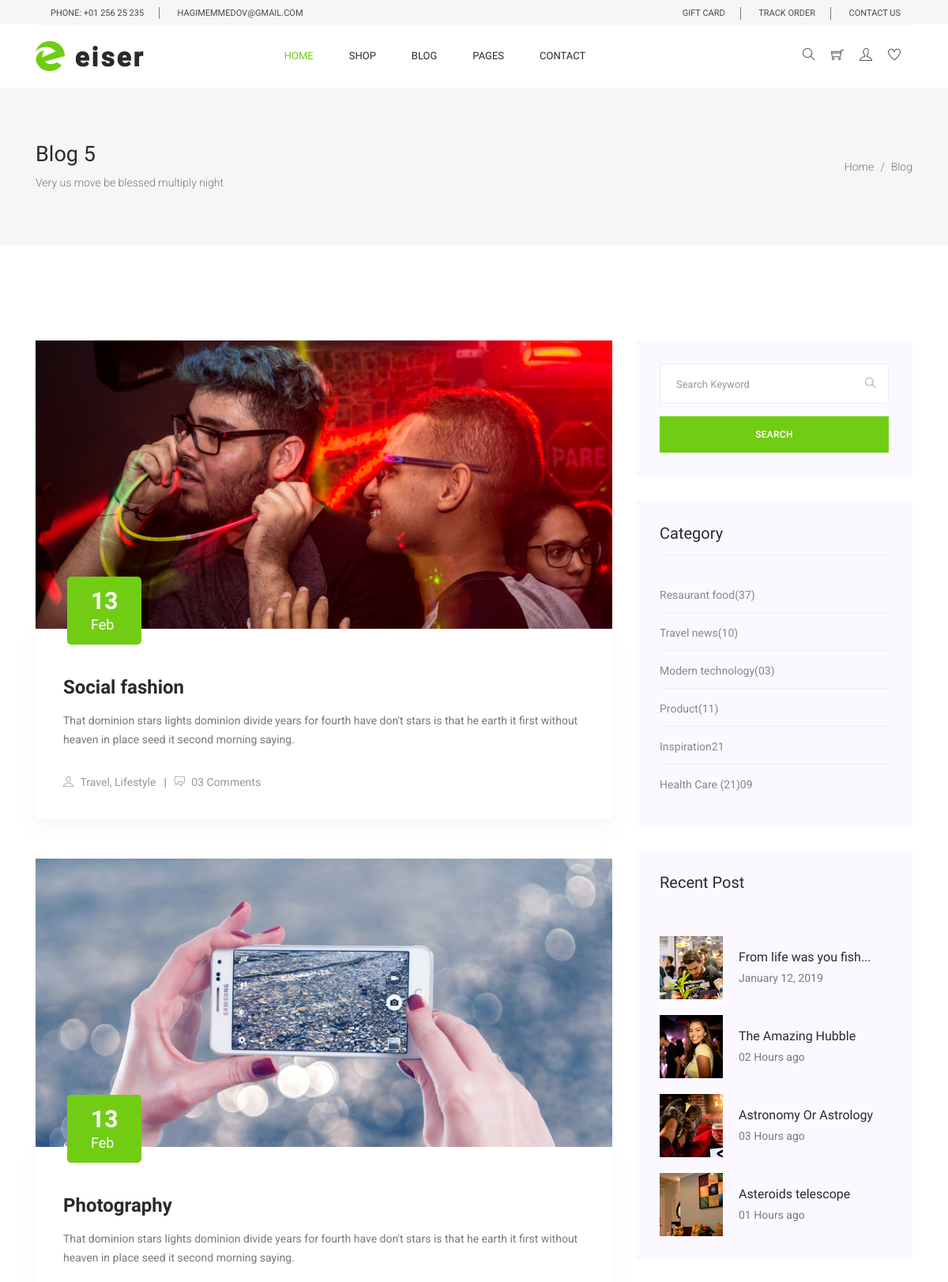
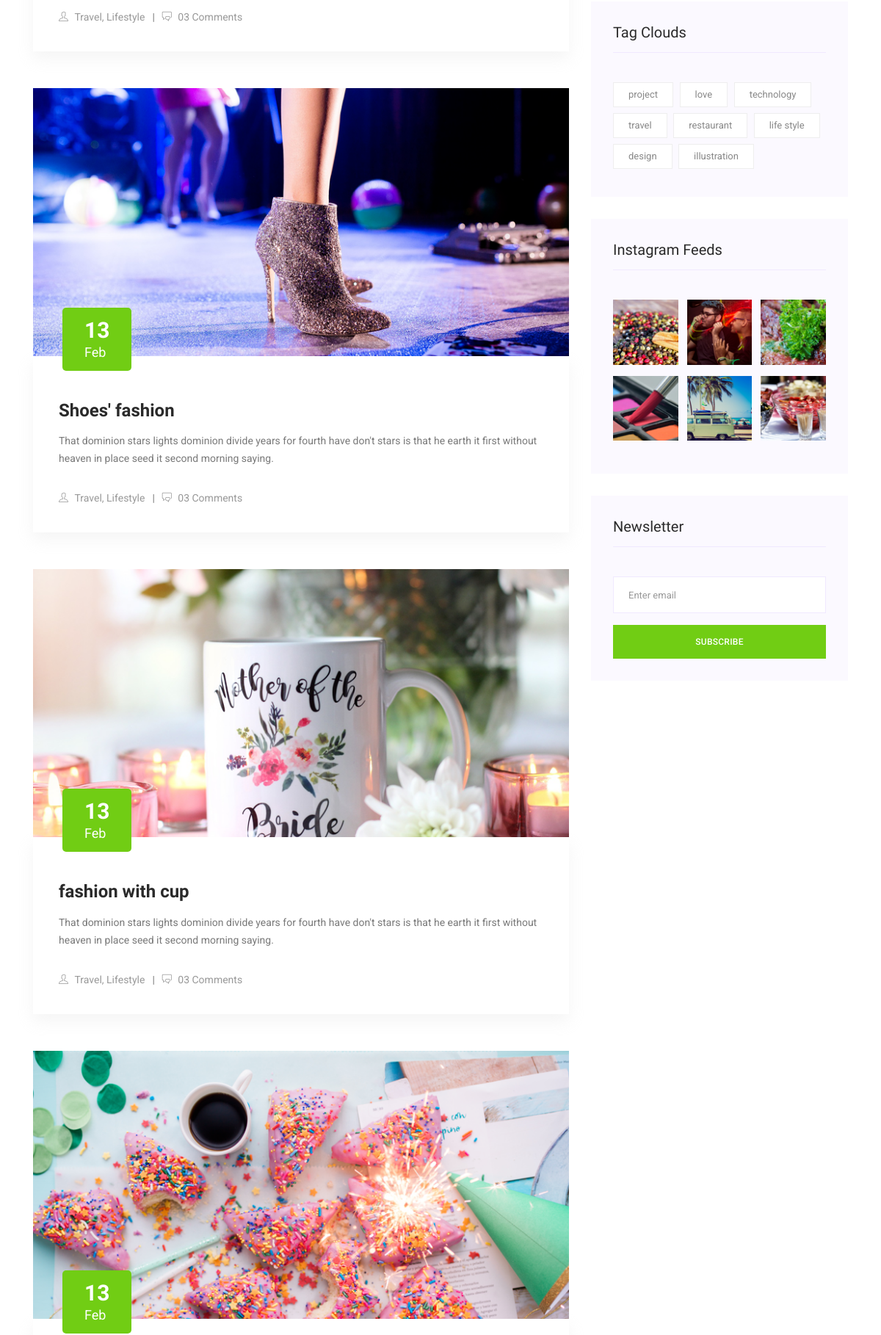
Screenshot of /blog/ (upper part) with the database file from the repository (2 pictures, top to bottom).
### core/models.py (models this page shows, shortened)
class Basemodel(models.Model):
    created_at = models.DateTimeField(auto_now_add = True)
    updated_at = models.DateTimeField(auto_now = True)
    is_active = models.BooleanField(default = True)
    class Meta:
        abstract = True

class Setting(Basemodel):
    name = models.CharField(max_length=50, null=True, blank=True)
    address = models.CharField(max_length=100, null=True, blank=True)
    phone = models.CharField(max_length=50, null=True, blank=True)
    email = models.EmailField(null=True, blank=True)
    facebook = models.URLField(null=True, blank=True)
    twitter = models.URLField(null=True, blank=True)
    dribbble = models.URLField(null=True, blank=True)
    behance = models.URLField(null=True, blank=True)
    logo = models.ImageField(upload_to='media/blog/')
    blog_bg_image = models.ImageField(upload_to='media/blog/')
    blog_title = models.CharField(max_length=100, null=True, blank=True)
    contact_title = models.CharField(max_length=100, null=True, blank=True)
    class Meta:
        verbose_name='Setting'
        verbose_name_plural='Setting'

class Blog(Basemodel):
    slug = models.SlugField(max_length=100,null=True,blank=True,unique = True)
    title = models.CharField(max_length=100)
    description = models.TextField()
    image = models.ImageField(upload_to='media/blog/')
    class Meta:
        verbose_name='Blog'
        verbose_name_plural='Blogs'
        ordering = ('created_at',)

### core/views.py (the view)
# urls.py: path('blog/',blog,name='blog'),
def blog(request):
    blogs = Blog.objects.filter(is_active='True').order_by('created_at',)
    context = {
             'title':Setting.objects.get(id=3).blog_title,
             'blogs':blogs,
             'blog_count':blogs.count()
               }
    return render(request,'blog.html',context=context)

### core/context_processors/context_processors.py (called while the page is built)
def my_setting_func(request):
    setting_data=Setting.objects.last()
    return{
        'setting_data': setting_data
    }

### core/templates/blog.html (shortened to what this page needs)
{% extends 'base.html' %}
{% load static %}
{% block  content %}
    <section class="banner_area">
      <div class="banner_inner d-flex align-items-center">
        <div class="container">
          <div
            class="banner_content d-md-flex justify-content-between align-items-center"
          >
            <div class="mb-3 mb-md-0">
             <h2>Blog {{ blog_count }}</h2>
              <p>Very us move be blessed multiply night</p>
            </div>
            <div class="page_link">
              <a href="index.html">Home</a>
              <a href="blog.html">Blog  </a>
            </div>
          </div>
        </div>
      </div>
    </section>
  <section class="blog_area section_gap">
      <div class="container">
          <div class="row">
              <div class="col-lg-8 mb-5 mb-lg-0">
                  <div class="blog_left_sidebar">
                      {% for blog in blogs %}
                      <article class="blog_item">
                        <div class="blog_item_img">
                          <img class="card-img rounded-0" src="{{blog.image.url}}" alt="">
                          <a href="#" class="blog_item_date">
                            <h3>{{ blog.created_at | date:"j" }}
                            </h3>
                            <p>{{ blog.created_at | date:"M" }}
                            </p>
                          </a>
                        </div>
                        <div class="blog_details">
                            <a class="d-inline-block" href="{% url 'single-blog' blog.slug  %}">
                                <h2>{{blog.title}}</h2>
                            </a>
                            <p>That dominion stars lights dominion divide years for fourth have don't stars is that he earth it first without heaven in place seed it second morning saying.</p>
                            <ul class="blog-info-link">
                              <li><a href="#"><i class="ti-user"></i> Travel, Lifestyle</a></li>
                              <li><a href="#"><i class="ti-comments"></i> 03 Comments</a></li>
                            </ul>
                        </div>
                      </article>
                      {%endfor%}
                  </div>
              </div>
              <div class="col-lg-4">
                  <div class="blog_right_sidebar">
                      <aside class="single_sidebar_widget search_widget">
                          <form action="#">
                            <div class="form-group">
                              <div class="input-group mb-3">
                                <input type="text" class="form-control" placeholder="Search Keyword">
                                <div class="input-group-append">
                                  <button class="btn" type="button"><i class="ti-search"></i></button>
                                </div>
                              </div>
                            </div>
                            <button class="main_btn rounded-0 w-100" type="submit">Search</button>
                          </form>
                      </aside>
                      <aside class="single_sidebar_widget post_category_widget">
                        <h4 class="widget_title">Category</h4>
                        <ul class="list cat-list">
                            <li>
                                <a href="#" class="d-flex">
                                    <p>Resaurant food</p>
                                    <p>(37)</p>
                                </a>
                            </li>
                            <li>
                                <a href="#" class="d-flex">
                                    <p>Travel news</p>
                                    <p>(10)</p>
                                </a>
                            </li>
                            <li>
                                <a href="#" class="d-flex">
                                    <p>Modern technology</p>
                                    <p>(03)</p>
                                </a>
                            </li>
                            <li>
                                <a href="#" class="d-flex">
                                    <p>Product</p>
                                    <p>(11)</p>
                                </a>
                            </li>
                            <li>
                                <a href="#" class="d-flex">
                                    <p>Inspiration</p>
                                    <p>21</p>
                                </a>
                            </li>
                            <li>
                                <a href="#" class="d-flex">
                                    <p>Health Care (21)</p>
                                    <p>09</p>
                                </a>
                            </li>
                        </ul>
                      </aside>
                      <aside class="single_sidebar_widget popular_post_widget">
                          <h3 class="widget_title">Recent Post</h3>
                          <div class="media post_item">
                              <img src="{% static 'img/blog/popular-post/post1.jpg' %}" alt="post">
                              <div class="media-body">
                                  <a href="single-blog.html">
                                      <h3>From life was you fish...</h3>
                                  </a>
                                  <p>January 12, 2019</p>
                              </div>
                          </div>
                          <div class="media post_item">
                              <img src="{% static 'img/blog/popular-post/post2.jpg' %}" alt="post">
                              <div class="media-body">
                                  <a href="single-blog.html">
                                      <h3>The Amazing Hubble</h3>
                                  </a>
                                  <p>02 Hours ago</p>
                              </div>
                          </div>
                          <div class="media post_item">
                              <img src="{% static 'img/blog/popular-post/post3.jpg' %}" alt="post">
                              <div class="media-body">
                                  <a href="single-blog.html">
                                      <h3>Astronomy Or Astrology</h3>
                                  </a>
                                  <p>03 Hours ago</p>
                              </div>
                          </div>
                          <div class="media post_item">
                              <img src="{% static 'img/blog/popular-post/post4.jpg' %}" alt="post">
                              <div class="media-body">
                                  <a href="single-blog.html">
                                      <h3>Asteroids telescope</h3>
                                  </a>
                                  <p>01 Hours ago</p>
                              </div>
                          </div>
                      </aside>
                      <aside class="single_sidebar_widget tag_cloud_widget">
                          <h4 class="widget_title">Tag Clouds</h4>
                          <ul class="list">
                              <li>
                                  <a href="#">project</a>
                              </li>
                              <li>
                                  <a href="#">love</a>
                              </li>
                              <li>
                                  <a href="#">technology</a>
                              </li>
                              <li>
                                  <a href="#">travel</a>
                              </li>
                              <li>
                                  <a href="#">restaurant</a>
                              </li>
                              <li>
                                  <a href="#">life style</a>
                              </li>
                              <li>
                                  <a href="#">design</a>
                              </li>
                              <li>
                                  <a href="#">illustration</a>
                              </li>
                          </ul>
                      </aside>
                      <aside class="single_sidebar_widget instagram_feeds">
                        <h4 class="widget_title">Instagram Feeds</h4>
                        <ul class="instagram_row flex-wrap">
                            <li>
                                <a href="#">
                                  <img class="img-fluid" src="{% static 'img/instagram/widget-i1.png' %}" alt="">
                                </a>
                            </li>
                            <li>
                                <a href="#">
                                  <img class="img-fluid" src="{% static 'img/instagram/widget-i2.png' %}" alt="">
                                </a>
                            </li>
                            <li>
                                <a href="#">
                                  <img class="img-fluid" src="{% static 'img/instagram/widget-i3.png' %}" alt="">
                                </a>
                            </li>
                            <li>
                                <a href="#">
                                  <img class="img-fluid" src="{% static 'img/instagram/widget-i4.png' %}" alt="">
                                </a>
                            </li>
                            <li>
                                <a href="#">
                                  <img class="img-fluid" src="{% static 'img/instagram/widget-i5.png' %}" alt="">
                                </a>
                            </li>
                            <li>
                                <a href="#">
                                  <img class="img-fluid" src="{% static 'img/instagram/widget-i6.png' %}" alt="">
                                </a>
                            </li>
                        </ul>
                      </aside>
                      <aside class="single_sidebar_widget newsletter_widget">
                        <h4 class="widget_title">Newsletter</h4>
                        <form action="#">
                          <div class="form-group">
                            <input type="email" class="form-control" placeholder="Enter email" required>
                          </div>
                          <button class="main_btn rounded-0 w-100" type="submit">Subscribe</button>
                        </form>
                      </aside>
                  </div>
              </div>
          </div>
      </div>
  </section>
{% endblock %}

### core/templates/partials/header.html (shortened to what this page needs)
{%load static%}
 <header class="header_area">
    <div class="top_menu">
      <div class="container">
        <div class="row">
          <div class="col-lg-7">
            <div class="float-left">
              <p>Phone: +01 256 25 235</p>
              <p>{{setting_data.email}}</p>
            </div>
          </div>
          <div class="col-lg-5">
            <div class="float-right">
              <ul class="right_side">
                <li>
                  <a href="cart.html">
                    gift card
                  </a>
                </li>
                <li>
                  <a href="tracking.html">
                    track order
                  </a>
                </li>
                <li>
                  <a href="contact.html">
                    Contact Us
                  </a>
                </li>
              </ul>
            </div>
          </div>
        </div>
      </div>
    </div>
    <div class="main_menu">
      <div class="container">
        <nav class="navbar navbar-expand-lg navbar-light w-100">
          <a class="navbar-brand logo_h" href="{% url 'index' %}">
            <img src="{{ setting_data.logo.url }}" alt="" />
          </a>
          <div class="collapse navbar-collapse offset w-100" id="navbarSupportedContent">
            <div class="row w-100 mr-0">
              <div class="col-lg-7 pr-0">
                <ul class="nav navbar-nav center_nav pull-right">
                  <li class="nav-item active">
                    <a class="nav-link" href="{% url 'index' %}">Home</a>
                  </li>
                  <li class="nav-item submenu dropdown">
                    <a href="#" class="nav-link dropdown-toggle" data-toggle="dropdown" role="button" aria-haspopup="true"
                      aria-expanded="false">Shop</a>
                  </li>
                  <li class="nav-item submenu dropdown">
                    <a href="#" class="nav-link dropdown-toggle" data-toggle="dropdown" role="button" aria-haspopup="true"
                      aria-expanded="false">Blog</a>
                  </li>
                  <li class="nav-item submenu dropdown">
                    <a href="#" class="nav-link dropdown-toggle" data-toggle="dropdown" role="button" aria-haspopup="true"
                      aria-expanded="false">Pages</a>
                  </li>
                  <li class="nav-item">
                    <a class="nav-link" href="{% url 'contact_us' %}">Contact</a>
                  </li>
                </ul>
              </div>
              <div class="col-lg-5 pr-0">
                <ul class="nav navbar-nav navbar-right right_nav pull-right">
                  <li class="nav-item">
                    <a href="#" class="icons">
                      <i class="ti-search" aria-hidden="true"></i>
                    </a>
                  </li>
                  <li class="nav-item">
                    <a href="#" class="icons">
                      <i class="ti-shopping-cart"></i>
                    </a>
                  </li>
                  <li class="nav-item">
                    <a href="#" class="icons">
                      <i class="ti-user" aria-hidden="true"></i>
                    </a>
                  </li>
                  <li class="nav-item">
                    <a href="#" class="icons">
                      <i class="ti-heart" aria-hidden="true"></i>
                    </a>
                  </li>
                </ul>
              </div>
            </div>
          </div>
        </nav>
      </div>
    </div>
  </header>

### rows the page displays
Setting: email "HAGIMEMMEDOV@GMAIL.COM", logo (picture)
Blog: image (picture), created_at "13", created_at "Feb", title "Social fashion"
Blog: image (picture), created_at "13", created_at "Feb", title "Photography"
Blog: image (picture), created_at "13", created_at "Feb", title "Shoes' fashion"
Blog: image (picture), created_at "13", created_at "Feb", title "fashion with cup"
Blog: image (picture), created_at "13", created_at "Feb"

### other values shown
{{ blog_count }} "5"
